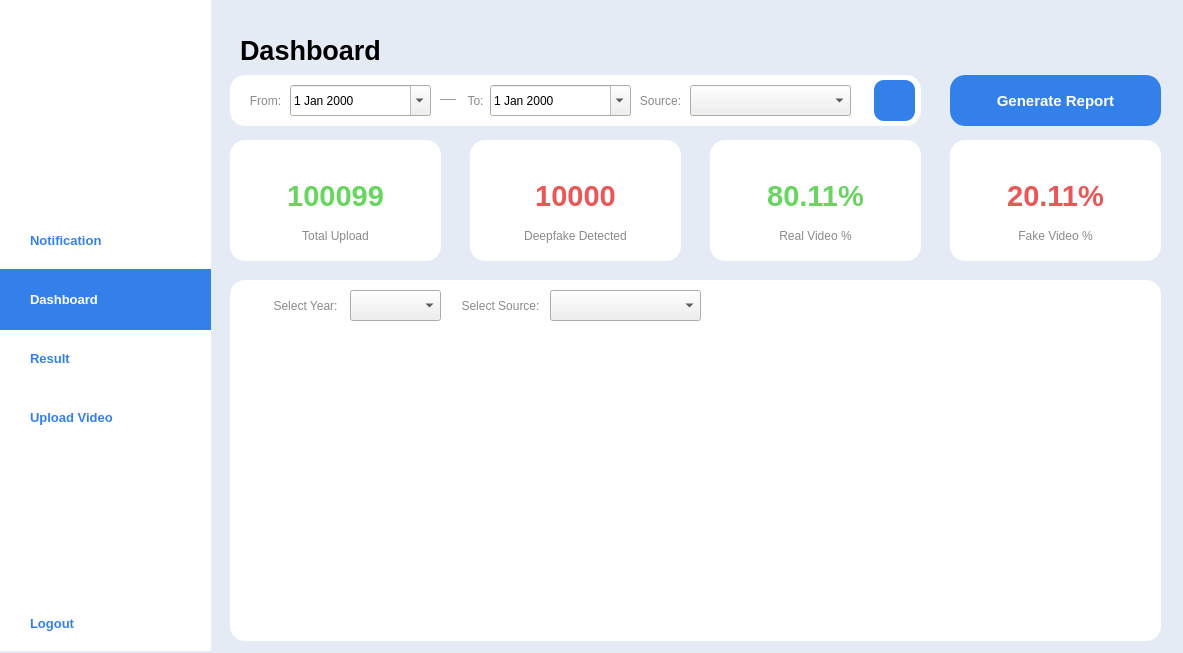
<?xml version="1.0" encoding="UTF-8"?>
<ui version="4.0">
 <class>MainWindow</class>
 <widget class="QMainWindow" name="MainWindow">
  <property name="geometry">
   <rect>
    <x>0</x>
    <y>0</y>
    <width>1183</width>
    <height>653</height>
   </rect>
  </property>
  <property name="sizePolicy">
   <sizepolicy hsizetype="Maximum" vsizetype="Minimum">
    <horstretch>0</horstretch>
    <verstretch>0</verstretch>
   </sizepolicy>
  </property>
  <property name="windowTitle">
   <string>MainWindow</string>
  </property>
  <property name="styleSheet">
   <string notr="true">QMainWindow#MainWindow{
	background-color:rgb(228, 235, 245);
	
}</string>
  </property>
  <widget class="QWidget" name="centralwidget">
   <widget class="QLabel" name="label">
    <property name="geometry">
     <rect>
      <x>0</x>
      <y>0</y>
      <width>211</width>
      <height>651</height>
     </rect>
    </property>
    <property name="font">
     <font>
      <pointsize>5</pointsize>
     </font>
    </property>
    <property name="styleSheet">
     <string notr="true">background-color:rgb(255,255,255)</string>
    </property>
    <property name="text">
     <string/>
    </property>
   </widget>
   <widget class="QPushButton" name="notification_button">
    <property name="geometry">
     <rect>
      <x>0</x>
      <y>210</y>
      <width>211</width>
      <height>61</height>
     </rect>
    </property>
    <property name="font">
     <font>
      <pointsize>10</pointsize>
      <weight>75</weight>
      <bold>true</bold>
     </font>
    </property>
    <property name="layoutDirection">
     <enum>Qt::LeftToRight</enum>
    </property>
    <property name="styleSheet">
     <string notr="true">QPushButton#notification_button{
	border:none;
	text-align: left;
	padding-left: 30px;
	color:rgb(52, 128, 235);
}
QPushButton#notification_button:hover{
	padding-left:40px;
}</string>
    </property>
    <property name="text">
     <string>Notification</string>
    </property>
    <property name="icon">
     <iconset>
      <normaloff>../Icon/notification_icon_blue.png</normaloff>../Icon/notification_icon_blue.png</iconset>
    </property>
    <property name="iconSize">
     <size>
      <width>35</width>
      <height>35</height>
     </size>
    </property>
   </widget>
   <widget class="QPushButton" name="dashboard_button">
    <property name="geometry">
     <rect>
      <x>0</x>
      <y>269</y>
      <width>211</width>
      <height>61</height>
     </rect>
    </property>
    <property name="font">
     <font>
      <pointsize>10</pointsize>
      <weight>75</weight>
      <bold>true</bold>
     </font>
    </property>
    <property name="styleSheet">
     <string notr="true">QPushButton#dashboard_button{
	background-color:rgb(52, 128, 235);
	border:none;
	color:rgb(255,255,255);
	text-align: left;
	padding-left: 30px;
}</string>
    </property>
    <property name="text">
     <string>Dashboard</string>
    </property>
    <property name="icon">
     <iconset>
      <normaloff>../Icon/graph_icon_white.png</normaloff>../Icon/graph_icon_white.png</iconset>
    </property>
    <property name="iconSize">
     <size>
      <width>35</width>
      <height>35</height>
     </size>
    </property>
   </widget>
   <widget class="QPushButton" name="result_button">
    <property name="geometry">
     <rect>
      <x>0</x>
      <y>328</y>
      <width>211</width>
      <height>61</height>
     </rect>
    </property>
    <property name="font">
     <font>
      <pointsize>10</pointsize>
      <weight>75</weight>
      <bold>true</bold>
     </font>
    </property>
    <property name="styleSheet">
     <string notr="true">QPushButton#result_button{
	border:none;
	text-align: left;
	padding-left: 30px;
	color:rgb(52, 128, 235);
}
QPushButton#result_button:hover{
	padding-left:40px;
}</string>
    </property>
    <property name="text">
     <string>Result</string>
    </property>
    <property name="icon">
     <iconset>
      <normaloff>../Icon/result_icon_blue.png</normaloff>../Icon/result_icon_blue.png</iconset>
    </property>
    <property name="iconSize">
     <size>
      <width>35</width>
      <height>35</height>
     </size>
    </property>
   </widget>
   <widget class="QPushButton" name="upload_video_button">
    <property name="geometry">
     <rect>
      <x>0</x>
      <y>387</y>
      <width>211</width>
      <height>61</height>
     </rect>
    </property>
    <property name="font">
     <font>
      <pointsize>10</pointsize>
      <weight>75</weight>
      <bold>true</bold>
     </font>
    </property>
    <property name="styleSheet">
     <string notr="true">QPushButton#upload_video_button{
	border:none;
	text-align: left;
	padding-left: 30px;
	color:rgb(52, 128, 235);
}
QPushButton#upload_video_button:hover{
	padding-left:40px;
}</string>
    </property>
    <property name="text">
     <string>Upload Video</string>
    </property>
    <property name="icon">
     <iconset>
      <normaloff>../Icon/upload_icon_blue.png</normaloff>../Icon/upload_icon_blue.png</iconset>
    </property>
    <property name="iconSize">
     <size>
      <width>35</width>
      <height>35</height>
     </size>
    </property>
   </widget>
   <widget class="QPushButton" name="logout_button">
    <property name="geometry">
     <rect>
      <x>0</x>
      <y>593</y>
      <width>211</width>
      <height>61</height>
     </rect>
    </property>
    <property name="font">
     <font>
      <pointsize>10</pointsize>
      <weight>75</weight>
      <bold>true</bold>
     </font>
    </property>
    <property name="styleSheet">
     <string notr="true">QPushButton#logout_button{
	border:none;
	text-align: left;
	padding-left: 30px;
	color:rgb(52, 128, 235);
}
QPushButton#logout_button:hover{
	padding-left:40px;
}</string>
    </property>
    <property name="text">
     <string>Logout</string>
    </property>
    <property name="icon">
     <iconset>
      <normaloff>../Icon/logout_icon_blue.png</normaloff>../Icon/logout_icon_blue.png</iconset>
    </property>
    <property name="iconSize">
     <size>
      <width>35</width>
      <height>35</height>
     </size>
    </property>
   </widget>
   <widget class="QPushButton" name="profile_button">
    <property name="geometry">
     <rect>
      <x>53</x>
      <y>95</y>
      <width>101</width>
      <height>91</height>
     </rect>
    </property>
    <property name="font">
     <font>
      <pointsize>10</pointsize>
      <weight>75</weight>
      <bold>true</bold>
     </font>
    </property>
    <property name="layoutDirection">
     <enum>Qt::LeftToRight</enum>
    </property>
    <property name="styleSheet">
     <string notr="true">QPushButton#profile_button{
	border:none;
}</string>
    </property>
    <property name="text">
     <string/>
    </property>
    <property name="icon">
     <iconset>
      <normaloff>../Icon/user_icon_blue.png</normaloff>../Icon/user_icon_blue.png</iconset>
    </property>
    <property name="iconSize">
     <size>
      <width>120</width>
      <height>120</height>
     </size>
    </property>
   </widget>
   <widget class="QLabel" name="label_3">
    <property name="geometry">
     <rect>
      <x>240</x>
      <y>30</y>
      <width>311</width>
      <height>41</height>
     </rect>
    </property>
    <property name="font">
     <font>
      <pointsize>20</pointsize>
      <weight>75</weight>
      <bold>true</bold>
     </font>
    </property>
    <property name="text">
     <string>Dashboard</string>
    </property>
   </widget>
   <widget class="QLabel" name="label_2">
    <property name="geometry">
     <rect>
      <x>230</x>
      <y>280</y>
      <width>931</width>
      <height>361</height>
     </rect>
    </property>
    <property name="font">
     <font>
      <pointsize>5</pointsize>
     </font>
    </property>
    <property name="styleSheet">
     <string notr="true">border-radius:15px;
background-color:rgb(255,255,255)</string>
    </property>
    <property name="text">
     <string/>
    </property>
   </widget>
   <widget class="QLabel" name="label_4">
    <property name="geometry">
     <rect>
      <x>230</x>
      <y>140</y>
      <width>211</width>
      <height>121</height>
     </rect>
    </property>
    <property name="font">
     <font>
      <pointsize>5</pointsize>
     </font>
    </property>
    <property name="styleSheet">
     <string notr="true">border-radius:15px;
background-color:rgb(255,255,255)</string>
    </property>
    <property name="text">
     <string/>
    </property>
   </widget>
   <widget class="QLabel" name="label_5">
    <property name="geometry">
     <rect>
      <x>950</x>
      <y>140</y>
      <width>211</width>
      <height>121</height>
     </rect>
    </property>
    <property name="font">
     <font>
      <pointsize>5</pointsize>
     </font>
    </property>
    <property name="styleSheet">
     <string notr="true">border-radius:15px;
background-color:rgb(255,255,255)</string>
    </property>
    <property name="text">
     <string/>
    </property>
   </widget>
   <widget class="QLabel" name="label_6">
    <property name="geometry">
     <rect>
      <x>470</x>
      <y>140</y>
      <width>211</width>
      <height>121</height>
     </rect>
    </property>
    <property name="font">
     <font>
      <pointsize>5</pointsize>
     </font>
    </property>
    <property name="styleSheet">
     <string notr="true">border-radius:15px;
background-color:rgb(255,255,255)</string>
    </property>
    <property name="text">
     <string/>
    </property>
   </widget>
   <widget class="QLabel" name="label_7">
    <property name="geometry">
     <rect>
      <x>710</x>
      <y>140</y>
      <width>211</width>
      <height>121</height>
     </rect>
    </property>
    <property name="font">
     <font>
      <pointsize>5</pointsize>
     </font>
    </property>
    <property name="styleSheet">
     <string notr="true">border-radius:15px;
background-color:rgb(255,255,255)</string>
    </property>
    <property name="text">
     <string/>
    </property>
   </widget>
   <widget class="QPushButton" name="generate_button">
    <property name="geometry">
     <rect>
      <x>950</x>
      <y>75</y>
      <width>211</width>
      <height>51</height>
     </rect>
    </property>
    <property name="font">
     <font>
      <pointsize>11</pointsize>
      <weight>75</weight>
      <bold>true</bold>
     </font>
    </property>
    <property name="styleSheet">
     <string notr="true">QPushButton#generate_button{
	background-color:rgb(52, 128, 235);
	border:none;
	color:rgb(255,255,255);
	border-radius: 15px
}
QPushButton#generate_button:pressed{
	padding-left:5px;
	padding-top:5px;
	background-color:rgb(19, 38, 99)
}</string>
    </property>
    <property name="text">
     <string>Generate Report</string>
    </property>
    <property name="autoDefault">
     <bool>false</bool>
    </property>
   </widget>
   <widget class="QLabel" name="label_9">
    <property name="geometry">
     <rect>
      <x>230</x>
      <y>220</y>
      <width>211</width>
      <height>31</height>
     </rect>
    </property>
    <property name="font">
     <font>
      <pointsize>9</pointsize>
     </font>
    </property>
    <property name="styleSheet">
     <string notr="true">color:rgb(140, 137, 137)</string>
    </property>
    <property name="text">
     <string>Total Upload</string>
    </property>
    <property name="alignment">
     <set>Qt::AlignCenter</set>
    </property>
   </widget>
   <widget class="QLabel" name="label_10">
    <property name="geometry">
     <rect>
      <x>470</x>
      <y>220</y>
      <width>211</width>
      <height>31</height>
     </rect>
    </property>
    <property name="font">
     <font>
      <pointsize>9</pointsize>
     </font>
    </property>
    <property name="styleSheet">
     <string notr="true">color:rgb(140, 137, 137)</string>
    </property>
    <property name="text">
     <string>Deepfake Detected</string>
    </property>
    <property name="alignment">
     <set>Qt::AlignCenter</set>
    </property>
   </widget>
   <widget class="QLabel" name="label_11">
    <property name="geometry">
     <rect>
      <x>710</x>
      <y>220</y>
      <width>211</width>
      <height>31</height>
     </rect>
    </property>
    <property name="font">
     <font>
      <pointsize>9</pointsize>
     </font>
    </property>
    <property name="styleSheet">
     <string notr="true">color:rgb(140, 137, 137)</string>
    </property>
    <property name="text">
     <string>Real Video %</string>
    </property>
    <property name="alignment">
     <set>Qt::AlignCenter</set>
    </property>
   </widget>
   <widget class="QLabel" name="label_12">
    <property name="geometry">
     <rect>
      <x>950</x>
      <y>220</y>
      <width>211</width>
      <height>31</height>
     </rect>
    </property>
    <property name="font">
     <font>
      <pointsize>9</pointsize>
     </font>
    </property>
    <property name="styleSheet">
     <string notr="true">color:rgb(140, 137, 137)</string>
    </property>
    <property name="text">
     <string>Fake Video %</string>
    </property>
    <property name="alignment">
     <set>Qt::AlignCenter</set>
    </property>
   </widget>
   <widget class="QLabel" name="total_upload_label">
    <property name="geometry">
     <rect>
      <x>230</x>
      <y>140</y>
      <width>211</width>
      <height>111</height>
     </rect>
    </property>
    <property name="font">
     <font>
      <pointsize>22</pointsize>
      <weight>75</weight>
      <bold>true</bold>
     </font>
    </property>
    <property name="styleSheet">
     <string notr="true">color:rgb(105, 212, 97)
</string>
    </property>
    <property name="text">
     <string>100099</string>
    </property>
    <property name="alignment">
     <set>Qt::AlignCenter</set>
    </property>
   </widget>
   <widget class="QLabel" name="total_deepfake_label">
    <property name="geometry">
     <rect>
      <x>470</x>
      <y>140</y>
      <width>211</width>
      <height>111</height>
     </rect>
    </property>
    <property name="font">
     <font>
      <pointsize>22</pointsize>
      <weight>75</weight>
      <bold>true</bold>
     </font>
    </property>
    <property name="styleSheet">
     <string notr="true">color:rgb(235, 87, 87)
</string>
    </property>
    <property name="text">
     <string>10000</string>
    </property>
    <property name="alignment">
     <set>Qt::AlignCenter</set>
    </property>
   </widget>
   <widget class="QLabel" name="real_pcent_label">
    <property name="geometry">
     <rect>
      <x>710</x>
      <y>140</y>
      <width>211</width>
      <height>111</height>
     </rect>
    </property>
    <property name="font">
     <font>
      <pointsize>22</pointsize>
      <weight>75</weight>
      <bold>true</bold>
     </font>
    </property>
    <property name="styleSheet">
     <string notr="true">color:rgb(105, 212, 97)
</string>
    </property>
    <property name="text">
     <string>80.11%</string>
    </property>
    <property name="alignment">
     <set>Qt::AlignCenter</set>
    </property>
   </widget>
   <widget class="QLabel" name="fake_pcent_label">
    <property name="geometry">
     <rect>
      <x>950</x>
      <y>140</y>
      <width>211</width>
      <height>111</height>
     </rect>
    </property>
    <property name="font">
     <font>
      <pointsize>22</pointsize>
      <weight>75</weight>
      <bold>true</bold>
     </font>
    </property>
    <property name="styleSheet">
     <string notr="true">color:rgb(235, 87, 87)
</string>
    </property>
    <property name="text">
     <string>20.11%</string>
    </property>
    <property name="alignment">
     <set>Qt::AlignCenter</set>
    </property>
   </widget>
   <widget class="QLabel" name="label_16">
    <property name="geometry">
     <rect>
      <x>230</x>
      <y>75</y>
      <width>691</width>
      <height>51</height>
     </rect>
    </property>
    <property name="font">
     <font>
      <pointsize>5</pointsize>
     </font>
    </property>
    <property name="styleSheet">
     <string notr="true">border-radius:15px;
background-color:rgb(255,255,255)</string>
    </property>
    <property name="text">
     <string/>
    </property>
   </widget>
   <widget class="QDateEdit" name="from_date_edit">
    <property name="geometry">
     <rect>
      <x>290</x>
      <y>85</y>
      <width>141</width>
      <height>31</height>
     </rect>
    </property>
    <property name="calendarPopup">
     <bool>true</bool>
    </property>
   </widget>
   <widget class="Line" name="line">
    <property name="geometry">
     <rect>
      <x>440</x>
      <y>85</y>
      <width>16</width>
      <height>31</height>
     </rect>
    </property>
    <property name="frameShadow">
     <enum>QFrame::Sunken</enum>
    </property>
    <property name="lineWidth">
     <number>1</number>
    </property>
    <property name="orientation">
     <enum>Qt::Horizontal</enum>
    </property>
   </widget>
   <widget class="QLabel" name="label_17">
    <property name="geometry">
     <rect>
      <x>240</x>
      <y>85</y>
      <width>51</width>
      <height>31</height>
     </rect>
    </property>
    <property name="font">
     <font>
      <pointsize>9</pointsize>
     </font>
    </property>
    <property name="styleSheet">
     <string notr="true">color:rgb(140, 137, 137)</string>
    </property>
    <property name="text">
     <string>From:</string>
    </property>
    <property name="alignment">
     <set>Qt::AlignCenter</set>
    </property>
   </widget>
   <widget class="QLabel" name="label_18">
    <property name="geometry">
     <rect>
      <x>460</x>
      <y>85</y>
      <width>31</width>
      <height>31</height>
     </rect>
    </property>
    <property name="font">
     <font>
      <pointsize>9</pointsize>
     </font>
    </property>
    <property name="styleSheet">
     <string notr="true">color:rgb(140, 137, 137)</string>
    </property>
    <property name="text">
     <string>To:</string>
    </property>
    <property name="alignment">
     <set>Qt::AlignCenter</set>
    </property>
   </widget>
   <widget class="QComboBox" name="source_combo">
    <property name="geometry">
     <rect>
      <x>690</x>
      <y>85</y>
      <width>161</width>
      <height>31</height>
     </rect>
    </property>
   </widget>
   <widget class="QDateEdit" name="to_date_edit">
    <property name="geometry">
     <rect>
      <x>490</x>
      <y>85</y>
      <width>141</width>
      <height>31</height>
     </rect>
    </property>
    <property name="calendarPopup">
     <bool>true</bool>
    </property>
   </widget>
   <widget class="QLabel" name="label_19">
    <property name="geometry">
     <rect>
      <x>630</x>
      <y>85</y>
      <width>61</width>
      <height>31</height>
     </rect>
    </property>
    <property name="font">
     <font>
      <pointsize>9</pointsize>
     </font>
    </property>
    <property name="styleSheet">
     <string notr="true">color:rgb(140, 137, 137)</string>
    </property>
    <property name="text">
     <string>Source:</string>
    </property>
    <property name="alignment">
     <set>Qt::AlignCenter</set>
    </property>
   </widget>
   <widget class="QWidget" name="verticalLayoutWidget">
    <property name="geometry">
     <rect>
      <x>700</x>
      <y>330</y>
      <width>451</width>
      <height>311</height>
     </rect>
    </property>
    <layout class="QVBoxLayout" name="pie_chart_layout">
     <property name="spacing">
      <number>0</number>
     </property>
     <property name="sizeConstraint">
      <enum>QLayout::SetMaximumSize</enum>
     </property>
     <property name="bottomMargin">
      <number>0</number>
     </property>
    </layout>
   </widget>
   <widget class="QPushButton" name="search_button">
    <property name="geometry">
     <rect>
      <x>874</x>
      <y>80</y>
      <width>41</width>
      <height>41</height>
     </rect>
    </property>
    <property name="font">
     <font>
      <pointsize>11</pointsize>
      <weight>75</weight>
      <bold>true</bold>
     </font>
    </property>
    <property name="styleSheet">
     <string notr="true">QPushButton#search_button{
    background-color: rgb(52, 128, 235);
    border: none;
    border-radius: 10px;
}
QPushButton#search_button:pressed{
	padding-left:5px;
	padding-top:5px;
}</string>
    </property>
    <property name="text">
     <string/>
    </property>
    <property name="icon">
     <iconset>
      <normaloff>../Icon/filter_white.png</normaloff>../Icon/filter_white.png</iconset>
    </property>
    <property name="iconSize">
     <size>
      <width>29</width>
      <height>29</height>
     </size>
    </property>
    <property name="autoDefault">
     <bool>false</bool>
    </property>
   </widget>
   <widget class="QLabel" name="label_8">
    <property name="geometry">
     <rect>
      <x>24</x>
      <y>13</y>
      <width>161</width>
      <height>51</height>
     </rect>
    </property>
    <property name="text">
     <string/>
    </property>
    <property name="pixmap">
     <pixmap>../Icon/Logo.png</pixmap>
    </property>
    <property name="scaledContents">
     <bool>true</bool>
    </property>
   </widget>
   <widget class="QComboBox" name="trend_year">
    <property name="geometry">
     <rect>
      <x>350</x>
      <y>290</y>
      <width>91</width>
      <height>31</height>
     </rect>
    </property>
   </widget>
   <widget class="QWidget" name="verticalLayoutWidget_2">
    <property name="geometry">
     <rect>
      <x>230</x>
      <y>330</y>
      <width>491</width>
      <height>311</height>
     </rect>
    </property>
    <layout class="QVBoxLayout" name="bar_chart_layout">
     <property name="spacing">
      <number>0</number>
     </property>
     <property name="sizeConstraint">
      <enum>QLayout::SetMaximumSize</enum>
     </property>
     <property name="bottomMargin">
      <number>0</number>
     </property>
    </layout>
   </widget>
   <widget class="QComboBox" name="trend_source">
    <property name="geometry">
     <rect>
      <x>550</x>
      <y>290</y>
      <width>151</width>
      <height>31</height>
     </rect>
    </property>
   </widget>
   <widget class="QLabel" name="label_20">
    <property name="geometry">
     <rect>
      <x>260</x>
      <y>290</y>
      <width>91</width>
      <height>31</height>
     </rect>
    </property>
    <property name="font">
     <font>
      <pointsize>9</pointsize>
     </font>
    </property>
    <property name="styleSheet">
     <string notr="true">color:rgb(140, 137, 137)</string>
    </property>
    <property name="text">
     <string>Select Year:</string>
    </property>
    <property name="alignment">
     <set>Qt::AlignCenter</set>
    </property>
   </widget>
   <widget class="QLabel" name="label_21">
    <property name="geometry">
     <rect>
      <x>450</x>
      <y>290</y>
      <width>101</width>
      <height>31</height>
     </rect>
    </property>
    <property name="font">
     <font>
      <pointsize>9</pointsize>
     </font>
    </property>
    <property name="styleSheet">
     <string notr="true">color:rgb(140, 137, 137)</string>
    </property>
    <property name="text">
     <string>Select Source:</string>
    </property>
    <property name="alignment">
     <set>Qt::AlignCenter</set>
    </property>
   </widget>
   <zorder>label</zorder>
   <zorder>notification_button</zorder>
   <zorder>dashboard_button</zorder>
   <zorder>result_button</zorder>
   <zorder>upload_video_button</zorder>
   <zorder>logout_button</zorder>
   <zorder>profile_button</zorder>
   <zorder>label_3</zorder>
   <zorder>label_2</zorder>
   <zorder>label_4</zorder>
   <zorder>label_5</zorder>
   <zorder>label_6</zorder>
   <zorder>label_7</zorder>
   <zorder>generate_button</zorder>
   <zorder>label_9</zorder>
   <zorder>label_10</zorder>
   <zorder>label_11</zorder>
   <zorder>label_12</zorder>
   <zorder>total_upload_label</zorder>
   <zorder>total_deepfake_label</zorder>
   <zorder>real_pcent_label</zorder>
   <zorder>fake_pcent_label</zorder>
   <zorder>label_16</zorder>
   <zorder>from_date_edit</zorder>
   <zorder>line</zorder>
   <zorder>label_17</zorder>
   <zorder>label_18</zorder>
   <zorder>source_combo</zorder>
   <zorder>to_date_edit</zorder>
   <zorder>label_19</zorder>
   <zorder>verticalLayoutWidget</zorder>
   <zorder>search_button</zorder>
   <zorder>label_8</zorder>
   <zorder>verticalLayoutWidget_2</zorder>
   <zorder>trend_year</zorder>
   <zorder>trend_source</zorder>
   <zorder>label_20</zorder>
   <zorder>label_21</zorder>
  </widget>
 </widget>
 <resources/>
 <connections/>
</ui>
